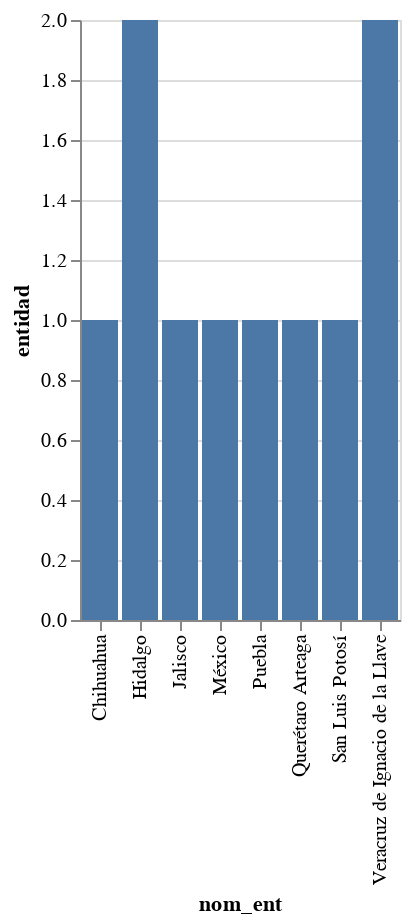

Notebook source saved alongside this figure:
### Markdown cell above
Solucion inciso b)    n=10, n=100, n=1000, n=5000, n =10000

### Code cell
muestra10 = dataframe.sample(n=10)
muestra10
m10 = muestra10.groupby('nom_ent').count()
m10.to_csv('m10.csv')
df10 = pd.read_csv('m10.csv')
alt.Chart(df10).mark_bar().encode(
    alt.X("nom_ent"),
    y='entidad',
)

### Figure 1 — Vega-Lite specification as saved in the notebook (floating-point values rounded to 4 significant figures)
{"config": {"view": {"continuousWidth": 400, "continuousHeight": 300}}, "data": {"name": "data-a44dc957e2b344b776b3d580ef71a954"}, "mark": "bar", "encoding": {"x": {"field": "nom_ent", "type": "nominal"}, "y": {"field": "entidad", "type": "quantitative"}}, "$schema": "https://vega.github.io/schema/vega-lite/v4.17.0.json", "datasets": {"data-a44dc957e2b344b776b3d580ef71a954": [{"nom_ent": "Chihuahua", "entidad": 1, "mun": 1, "nom_mun": 1, "loc": 1, "nom_loc": 1, "longitud": 1, "latitud": 1, "altitud": 1, "p_total": 1, "p_mas": 1, "p_fem": 1, "p_0a4_an": 1, "p_0a4_ma": 1, "p_0a4_fe": 1, "p_0a14_a": 1, "p_0a14_ma": 1, "p_0a14_fe": 1, "p_5_an": 1, "p_5ymas": 1, "p_5ymas_m": 1, "p_5ymas_f": 1, "p_6a11_an": 1, "p_6a14_an": 1, "p_6a14_m": 1, "p_6a14_f": 1, "p_12a14_an": 1, "p_12ymas": 1, "p_15ymas": 1, "p_15ymas_m": 1, "p_15ymas_f": 1, "p_15a24": 1, "p_f_15a49": 1, "p_15a59": 1, "p_15a59_m": 1, "p_15a59_f": 1, "p_18ymas": 1, "p_m_18ymas": 1, "p_f_18ymas": 1, "p_60ymas": 1, "p_m_60ymas": 1, "p_f_60ymas": 1, "p_65ymas": 1, "p_65ymas_m": 1, "p_65ymas_f": 1, "rel_h_m": 1, "prom_hnv": 1, "p_re2000": 1, "p_oe2000": 1, "p_m_oe2000": 1, "p_f_oe2000": 1, "p_eu2000": 1, "p_sinder": 1, "p_dere": 1, "p_imss": 1, "p_issste": 1, "p_segpop": 1, "p_8a14an": 1, "p_m_8a14an": 1, "p_f_8a14an": 1, "p_15maan": 1, "p_m_15maan": 1, "p_f_15maan": 1, "p_5_noae": 1, "p_m_5_noae": 1, "p_f_5_noae": 1, "p_6a11_noa": 1, "p6a14noa": 1, "pm_6a14noa": 1, "pf_6a14noa": 1, "p12a14_noa": 1, "p_15a24a": 1, "p_m_15a24a": 1, "p_f_15a24a": 1, "p15ymase": 1, "pm_15ymase": 1, "pf_15ymase": 1, "p15ym_ebin": 1, "pm15ymebin": 1, "pf15ymebin": 1, "p15ym_ebc": 1, "pm15ym_ebc": 1, "pf15ym_ebc": 1, "p15ymapb": 1, "pm_15ymapb": 1, "pf_15ymapb": 1, "graproes": 1, "gradoes_m": 1, "gradoes_f": 1, "p5ymahli": 1, "p5ymahli_m": 1, "p5ymahli_f": 1, "p5ymaline": 1, "pm5ymaline": 1, "pf5ymaline": 1, "p5ymalies": 1, "pmymalies": 1, "pfymalies": 1, "p_hog_ind": 1, "tot_hog": 1, "hogar_jm": 1, "hogar_jf": 1, "p_hogar": 1, "p_hog_jm": 1, "p_hog_jf": 1, "t_vivhab": 1, "vivparha": 1, "o_vivpar": 1, "pro_vipa": 1, "pro_c_vp": 1, "vph_pidt": 1, "vph_con_pt": 1, "vph_1dor": 1, "vph_2ymasd": 1, "vph_1cua": 1, "vph_2cua": 1, "vph_3ymasc": 1, "vph_excsa": 1, "vph_agdv": 1, "vph_noag": 1, "vph_dren": 1, "vph_nodren": 1, "vph_enel": 1, "vph_dree": 1, "vph_nade": 1, "vph_sbie": 1, "vph_tv": 1, "vph_refr": 1, "vph_lava": 1, "vph_pc": 1}, {"nom_ent": "Hidalgo", "entidad": 2, "mun": 2, "nom_mun": 2, "loc": 2, "nom_loc": 2, "longitud": 2, "latitud": 2, "altitud": 2, "p_total": 2, "p_mas": 2, "p_fem": 2, "p_0a4_an": 2, "p_0a4_ma": 2, "p_0a4_fe": 2, "p_0a14_a": 2, "p_0a14_ma": 2, "p_0a14_fe": 2, "p_5_an": 2, "p_5ymas": 2, "p_5ymas_m": 2, "p_5ymas_f": 2, "p_6a11_an": 2, "p_6a14_an": 2, "p_6a14_m": 2, "p_6a14_f": 2, "p_12a14_an": 2, "p_12ymas": 2, "p_15ymas": 2, "p_15ymas_m": 2, "p_15ymas_f": 2, "p_15a24": 2, "p_f_15a49": 2, "p_15a59": 2, "p_15a59_m": 2, "p_15a59_f": 2, "p_18ymas": 2, "p_m_18ymas": 2, "p_f_18ymas": 2, "p_60ymas": 2, "p_m_60ymas": 2, "p_f_60ymas": 2, "p_65ymas": 2, "p_65ymas_m": 2, "p_65ymas_f": 2, "rel_h_m": 2, "prom_hnv": 2, "p_re2000": 2, "p_oe2000": 2, "p_m_oe2000": 2, "p_f_oe2000": 2, "p_eu2000": 2, "p_sinder": 2, "p_dere": 2, "p_imss": 2, "p_issste": 2, "p_segpop": 2, "p_8a14an": 2, "p_m_8a14an": 2, "p_f_8a14an": 2, "p_15maan": 2, "p_m_15maan": 2, "p_f_15maan": 2, "p_5_noae": 2, "p_m_5_noae": 2, "p_f_5_noae": 2, "p_6a11_noa": 2, "p6a14noa": 2, "pm_6a14noa": 2, "pf_6a14noa": 2, "p12a14_noa": 2, "p_15a24a": 2, "p_m_15a24a": 2, "p_f_15a24a": 2, "p15ymase": 2, "pm_15ymase": 2, "pf_15ymase": 2, "p15ym_ebin": 2, "pm15ymebin": 2, "pf15ymebin": 2, "p15ym_ebc": 2, "pm15ym_ebc": 2, "pf15ym_ebc": 2, "p15ymapb": 2, "pm_15ymapb": 2, "pf_15ymapb": 2, "graproes": 2, "gradoes_m": 2, "gradoes_f": 2, "p5ymahli": 2, "p5ymahli_m": 2, "p5ymahli_f": 2, "p5ymaline": 2, "pm5ymaline": 2, "pf5ymaline": 2, "p5ymalies": 2, "pmymalies": 2, "pfymalies": 2, "p_hog_ind": 2, "tot_hog": 2, "hogar_jm": 2, "hogar_jf": 2, "p_hogar": 2, "p_hog_jm": 2, "p_hog_jf": 2, "t_vivhab": 2, "vivparha": 2, "o_vivpar": 2, "pro_vipa": 2, "pro_c_vp": 2, "vph_pidt": 2, "vph_con_pt": 2, "vph_1dor": 2, "vph_2ymasd": 2, "vph_1cua": 2, "vph_2cua": 2, "vph_3ymasc": 2, "vph_excsa": 2, "vph_agdv": 2, "vph_noag": 2, "vph_dren": 2, "vph_nodren": 2, "vph_enel": 2, "vph_dree": 2, "vph_nade": 2, "vph_sbie": 2, "vph_tv": 2, "vph_refr": 2, "vph_lava": 2, "vph_pc": 2}, {"nom_ent": "Jalisco", "entidad": 1, "mun": 1, "nom_mun": 1, "loc": 1, "nom_loc": 1, "longitud": 1, "latitud": 1, "altitud": 1, "p_total": 1, "p_mas": 1, "p_fem": 1, "p_0a4_an": 1, "p_0a4_ma": 1, "p_0a4_fe": 1, "p_0a14_a": 1, "p_0a14_ma": 1, "p_0a14_fe": 1, "p_5_an": 1, "p_5ymas": 1, "p_5ymas_m": 1, "p_5ymas_f": 1, "p_6a11_an": 1, "p_6a14_an": 1, "p_6a14_m": 1, "p_6a14_f": 1, "p_12a14_an": 1, "p_12ymas": 1, "p_15ymas": 1, "p_15ymas_m": 1, "p_15ymas_f": 1, "p_15a24": 1, "p_f_15a49": 1, "p_15a59": 1, "p_15a59_m": 1, "p_15a59_f": 1, "p_18ymas": 1, "p_m_18ymas": 1, "p_f_18ymas": 1, "p_60ymas": 1, "p_m_60ymas": 1, "p_f_60ymas": 1, "p_65ymas": 1, "p_65ymas_m": 1, "p_65ymas_f": 1, "rel_h_m": 1, "prom_hnv": 1, "p_re2000": 1, "p_oe2000": 1, "p_m_oe2000": 1, "p_f_oe2000": 1, "p_eu2000": 1, "p_sinder": 1, "p_dere": 1, "p_imss": 1, "p_issste": 1, "p_segpop": 1, "p_8a14an": 1, "p_m_8a14an": 1, "p_f_8a14an": 1, "p_15maan": 1, "p_m_15maan": 1, "p_f_15maan": 1, "p_5_noae": 1, "p_m_5_noae": 1, "p_f_5_noae": 1, "p_6a11_noa": 1, "p6a14noa": 1, "pm_6a14noa": 1, "pf_6a14noa": 1, "p12a14_noa": 1, "p_15a24a": 1, "p_m_15a24a": 1, "p_f_15a24a": 1, "p15ymase": 1, "pm_15ymase": 1, "pf_15ymase": 1, "p15ym_ebin": 1, "pm15ymebin": 1, "pf15ymebin": 1, "p15ym_ebc": 1, "pm15ym_ebc": 1, "pf15ym_ebc": 1, "p15ymapb": 1, "pm_15ymapb": 1, "pf_15ymapb": 1, "graproes": 1, "gradoes_m": 1, "gradoes_f": 1, "p5ymahli": 1, "p5ymahli_m": 1, "p5ymahli_f": 1, "p5ymaline": 1, "pm5ymaline": 1, "pf5ymaline": 1, "p5ymalies": 1, "pmymalies": 1, "pfymalies": 1, "p_hog_ind": 1, "tot_hog": 1, "hogar_jm": 1, "hogar_jf": 1, "p_hogar": 1, "p_hog_jm": 1, "p_hog_jf": 1, "t_vivhab": 1, "vivparha": 1, "o_vivpar": 1, "pro_vipa": 1, "pro_c_vp": 1, "vph_pidt": 1, "vph_con_pt": 1, "vph_1dor": 1, "vph_2ymasd": 1, "vph_1cua": 1, "vph_2cua": 1, "vph_3ymasc": 1, "vph_excsa": 1, "vph_agdv": 1, "vph_noag": 1, "vph_dren": 1, "vph_nodren": 1, "vph_enel": 1, "vph_dree": 1, "vph_nade": 1, "vph_sbie": 1, "vph_tv": 1, "vph_refr": 1, "vph_lava": 1, "vph_pc": 1}, {"nom_ent": "México", "entidad": 1, "mun": 1, "nom_mun": 1, "loc": 1, "nom_loc": 1, "longitud": 1, "latitud": 1, "altitud": 1, "p_total": 1, "p_mas": 1, "p_fem": 1, "p_0a4_an": 1, "p_0a4_ma": 1, "p_0a4_fe": 1, "p_0a14_a": 1, "p_0a14_ma": 1, "p_0a14_fe": 1, "p_5_an": 1, "p_5ymas": 1, "p_5ymas_m": 1, "p_5ymas_f": 1, "p_6a11_an": 1, "p_6a14_an": 1, "p_6a14_m": 1, "p_6a14_f": 1, "p_12a14_an": 1, "p_12ymas": 1, "p_15ymas": 1, "p_15ymas_m": 1, "p_15ymas_f": 1, "p_15a24": 1, "p_f_15a49": 1, "p_15a59": 1, "p_15a59_m": 1, "p_15a59_f": 1, "p_18ymas": 1, "p_m_18ymas": 1, "p_f_18ymas": 1, "p_60ymas": 1, "p_m_60ymas": 1, "p_f_60ymas": 1, "p_65ymas": 1, "p_65ymas_m": 1, "p_65ymas_f": 1, "rel_h_m": 1, "prom_hnv": 1, "p_re2000": 1, "p_oe2000": 1, "p_m_oe2000": 1, "p_f_oe2000": 1, "p_eu2000": 1, "p_sinder": 1, "p_dere": 1, "p_imss": 1, "p_issste": 1, "p_segpop": 1, "p_8a14an": 1, "p_m_8a14an": 1, "p_f_8a14an": 1, "p_15maan": 1, "p_m_15maan": 1, "p_f_15maan": 1, "p_5_noae": 1, "p_m_5_noae": 1, "p_f_5_noae": 1, "p_6a11_noa": 1, "p6a14noa": 1, "pm_6a14noa": 1, "pf_6a14noa": 1, "p12a14_noa": 1, "p_15a24a": 1, "p_m_15a24a": 1, "p_f_15a24a": 1, "p15ymase": 1, "pm_15ymase": 1, "pf_15ymase": 1, "p15ym_ebin": 1, "pm15ymebin": 1, "pf15ymebin": 1, "p15ym_ebc": 1, "pm15ym_ebc": 1, "pf15ym_ebc": 1, "p15ymapb": 1, "pm_15ymapb": 1, "pf_15ymapb": 1, "graproes": 1, "gradoes_m": 1, "gradoes_f": 1, "p5ymahli": 1, "p5ymahli_m": 1, "p5ymahli_f": 1, "p5ymaline": 1, "pm5ymaline": 1, "pf5ymaline": 1, "p5ymalies": 1, "pmymalies": 1, "pfymalies": 1, "p_hog_ind": 1, "tot_hog": 1, "hogar_jm": 1, "hogar_jf": 1, "p_hogar": 1, "p_hog_jm": 1, "p_hog_jf": 1, "t_vivhab": 1, "vivparha": 1, "o_vivpar": 1, "pro_vipa": 1, "pro_c_vp": 1, "vph_pidt": 1, "vph_con_pt": 1, "vph_1dor": 1, "vph_2ymasd": 1, "vph_1cua": 1, "vph_2cua": 1, "vph_3ymasc": 1, "vph_excsa": 1, "vph_agdv": 1, "vph_noag": 1, "vph_dren": 1, "vph_nodren": 1, "vph_enel": 1, "vph_dree": 1, "vph_nade": 1, "vph_sbie": 1, "vph_tv": 1, "vph_refr": 1, "vph_lava": 1, "vph_pc": 1}, {"nom_ent": "Puebla", "entidad": 1, "mun": 1, "nom_mun": 1, "loc": 1, "nom_loc": 1, "longitud": 1, "latitud": 1, "altitud": 1, "p_total": 1, "p_mas": 1, "p_fem": 1, "p_0a4_an": 1, "p_0a4_ma": 1, "p_0a4_fe": 1, "p_0a14_a": 1, "p_0a14_ma": 1, "p_0a14_fe": 1, "p_5_an": 1, "p_5ymas": 1, "p_5ymas_m": 1, "p_5ymas_f": 1, "p_6a11_an": 1, "p_6a14_an": 1, "p_6a14_m": 1, "p_6a14_f": 1, "p_12a14_an": 1, "p_12ymas": 1, "p_15ymas": 1, "p_15ymas_m": 1, "p_15ymas_f": 1, "p_15a24": 1, "p_f_15a49": 1, "p_15a59": 1, "p_15a59_m": 1, "p_15a59_f": 1, "p_18ymas": 1, "p_m_18ymas": 1, "p_f_18ymas": 1, "p_60ymas": 1, "p_m_60ymas": 1, "p_f_60ymas": 1, "p_65ymas": 1, "p_65ymas_m": 1, "p_65ymas_f": 1, "rel_h_m": 1, "prom_hnv": 1, "p_re2000": 1, "p_oe2000": 1, "p_m_oe2000": 1, "p_f_oe2000": 1, "p_eu2000": 1, "p_sinder": 1, "p_dere": 1, "p_imss": 1, "p_issste": 1, "p_segpop": 1, "p_8a14an": 1, "p_m_8a14an": 1, "p_f_8a14an": 1, "p_15maan": 1, "p_m_15maan": 1, "p_f_15maan": 1, "p_5_noae": 1, "p_m_5_noae": 1, "p_f_5_noae": 1, "p_6a11_noa": 1, "p6a14noa": 1, "pm_6a14noa": 1, "pf_6a14noa": 1, "p12a14_noa": 1, "p_15a24a": 1, "p_m_15a24a": 1, "p_f_15a24a": 1, "p15ymase": 1, "pm_15ymase": 1, "pf_15ymase": 1, "p15ym_ebin": 1, "pm15ymebin": 1, "pf15ymebin": 1, "p15ym_ebc": 1, "pm15ym_ebc": 1, "pf15ym_ebc": 1, "p15ymapb": 1, "pm_15ymapb": 1, "pf_15ymapb": 1, "graproes": 1, "gradoes_m": 1, "gradoes_f": 1, "p5ymahli": 1, "p5ymahli_m": 1, "p5ymahli_f": 1, "p5ymaline": 1, "pm5ymaline": 1, "pf5ymaline": 1, "p5ymalies": 1, "pmymalies": 1, "pfymalies": 1, "p_hog_ind": 1, "tot_hog": 1, "hogar_jm": 1, "hogar_jf": 1, "p_hogar": 1, "p_hog_jm": 1, "p_hog_jf": 1, "t_vivhab": 1, "vivparha": 1, "o_vivpar": 1, "pro_vipa": 1, "pro_c_vp": 1, "vph_pidt": 1, "vph_con_pt": 1, "vph_1dor": 1, "vph_2ymasd": 1, "vph_1cua": 1, "vph_2cua": 1, "vph_3ymasc": 1, "vph_excsa": 1, "vph_agdv": 1, "vph_noag": 1, "vph_dren": 1, "vph_nodren": 1, "vph_enel": 1, "vph_dree": 1, "vph_nade": 1, "vph_sbie": 1, "vph_tv": 1, "vph_refr": 1, "vph_lava": 1, "vph_pc": 1}, {"nom_ent": "Querétaro Arteaga", "entidad": 1, "mun": 1, "nom_mun": 1, "loc": 1, "nom_loc": 1, "longitud": 1, "latitud": 1, "altitud": 1, "p_total": 1, "p_mas": 1, "p_fem": 1, "p_0a4_an": 1, "p_0a4_ma": 1, "p_0a4_fe": 1, "p_0a14_a": 1, "p_0a14_ma": 1, "p_0a14_fe": 1, "p_5_an": 1, "p_5ymas": 1, "p_5ymas_m": 1, "p_5ymas_f": 1, "p_6a11_an": 1, "p_6a14_an": 1, "p_6a14_m": 1, "p_6a14_f": 1, "p_12a14_an": 1, "p_12ymas": 1, "p_15ymas": 1, "p_15ymas_m": 1, "p_15ymas_f": 1, "p_15a24": 1, "p_f_15a49": 1, "p_15a59": 1, "p_15a59_m": 1, "p_15a59_f": 1, "p_18ymas": 1, "p_m_18ymas": 1, "p_f_18ymas": 1, "p_60ymas": 1, "p_m_60ymas": 1, "p_f_60ymas": 1, "p_65ymas": 1, "p_65ymas_m": 1, "p_65ymas_f": 1, "rel_h_m": 1, "prom_hnv": 1, "p_re2000": 1, "p_oe2000": 1, "p_m_oe2000": 1, "p_f_oe2000": 1, "p_eu2000": 1, "p_sinder": 1, "p_dere": 1, "p_imss": 1, "p_issste": 1, "p_segpop": 1, "p_8a14an": 1, "p_m_8a14an": 1, "p_f_8a14an": 1, "p_15maan": 1, "p_m_15maan": 1, "p_f_15maan": 1, "p_5_noae": 1, "p_m_5_noae": 1, "p_f_5_noae": 1, "p_6a11_noa": 1, "p6a14noa": 1, "pm_6a14noa": 1, "pf_6a14noa": 1, "p12a14_noa": 1, "p_15a24a": 1, "p_m_15a24a": 1, "p_f_15a24a": 1, "p15ymase": 1, "pm_15ymase": 1, "pf_15ymase": 1, "p15ym_ebin": 1, "pm15ymebin": 1, "pf15ymebin": 1, "p15ym_ebc": 1, "pm15ym_ebc": 1, "pf15ym_ebc": 1, "p15ymapb": 1, "pm_15ymapb": 1, "pf_15ymapb": 1, "graproes": 1, "gradoes_m": 1, "gradoes_f": 1, "p5ymahli": 1, "p5ymahli_m": 1, "p5ymahli_f": 1, "p5ymaline": 1, "pm5ymaline": 1, "pf5ymaline": 1, "p5ymalies": 1, "pmymalies": 1, "pfymalies": 1, "p_hog_ind": 1, "tot_hog": 1, "hogar_jm": 1, "hogar_jf": 1, "p_hogar": 1, "p_hog_jm": 1, "p_hog_jf": 1, "t_vivhab": 1, "vivparha": 1, "o_vivpar": 1, "pro_vipa": 1, "pro_c_vp": 1, "vph_pidt": 1, "vph_con_pt": 1, "vph_1dor": 1, "vph_2ymasd": 1, "vph_1cua": 1, "vph_2cua": 1, "vph_3ymasc": 1, "vph_excsa": 1, "vph_agdv": 1, "vph_noag": 1, "vph_dren": 1, "vph_nodren": 1, "vph_enel": 1, "vph_dree": 1, "vph_nade": 1, "vph_sbie": 1, "vph_tv": 1, "vph_refr": 1, "vph_lava": 1, "vph_pc": 1}, {"nom_ent": "San Luis Potosí", "entidad": 1, "mun": 1, "nom_mun": 1, "loc": 1, "nom_loc": 1, "longitud": 1, "latitud": 1, "altitud": 1, "p_total": 1, "p_mas": 1, "p_fem": 1, "p_0a4_an": 1, "p_0a4_ma": 1, "p_0a4_fe": 1, "p_0a14_a": 1, "p_0a14_ma": 1, "p_0a14_fe": 1, "p_5_an": 1, "p_5ymas": 1, "p_5ymas_m": 1, "p_5ymas_f": 1, "p_6a11_an": 1, "p_6a14_an": 1, "p_6a14_m": 1, "p_6a14_f": 1, "p_12a14_an": 1, "p_12ymas": 1, "p_15ymas": 1, "p_15ymas_m": 1, "p_15ymas_f": 1, "p_15a24": 1, "p_f_15a49": 1, "p_15a59": 1, "p_15a59_m": 1, "p_15a59_f": 1, "p_18ymas": 1, "p_m_18ymas": 1, "p_f_18ymas": 1, "p_60ymas": 1, "p_m_60ymas": 1, "p_f_60ymas": 1, "p_65ymas": 1, "p_65ymas_m": 1, "p_65ymas_f": 1, "rel_h_m": 1, "prom_hnv": 1, "p_re2000": 1, "p_oe2000": 1, "p_m_oe2000": 1, "p_f_oe2000": 1, "p_eu2000": 1, "p_sinder": 1, "p_dere": 1, "p_imss": 1, "p_issste": 1, "p_segpop": 1, "p_8a14an": 1, "p_m_8a14an": 1, "p_f_8a14an": 1, "p_15maan": 1, "p_m_15maan": 1, "p_f_15maan": 1, "p_5_noae": 1, "p_m_5_noae": 1, "p_f_5_noae": 1, "p_6a11_noa": 1, "p6a14noa": 1, "pm_6a14noa": 1, "pf_6a14noa": 1, "p12a14_noa": 1, "p_15a24a": 1, "p_m_15a24a": 1, "p_f_15a24a": 1, "p15ymase": 1, "pm_15ymase": 1, "pf_15ymase": 1, "p15ym_ebin": 1, "pm15ymebin": 1, "pf15ymebin": 1, "p15ym_ebc": 1, "pm15ym_ebc": 1, "pf15ym_ebc": 1, "p15ymapb": 1, "pm_15ymapb": 1, "pf_15ymapb": 1, "graproes": 1, "gradoes_m": 1, "gradoes_f": 1, "p5ymahli": 1, "p5ymahli_m": 1, "p5ymahli_f": 1, "p5ymaline": 1, "pm5ymaline": 1, "pf5ymaline": 1, "p5ymalies": 1, "pmymalies": 1, "pfymalies": 1, "p_hog_ind": 1, "tot_hog": 1, "hogar_jm": 1, "hogar_jf": 1, "p_hogar": 1, "p_hog_jm": 1, "p_hog_jf": 1, "t_vivhab": 1, "vivparha": 1, "o_vivpar": 1, "pro_vipa": 1, "pro_c_vp": 1, "vph_pidt": 1, "vph_con_pt": 1, "vph_1dor": 1, "vph_2ymasd": 1, "vph_1cua": 1, "vph_2cua": 1, "vph_3ymasc": 1, "vph_excsa": 1, "vph_agdv": 1, "vph_noag": 1, "vph_dren": 1, "vph_nodren": 1, "vph_enel": 1, "vph_dree": 1, "vph_nade": 1, "vph_sbie": 1, "vph_tv": 1, "vph_refr": 1, "vph_lava": 1, "vph_pc": 1}, {"nom_ent": "Veracruz de Ignacio de la Llave", "entidad": 2, "mun": 2, "nom_mun": 2, "loc": 2, "nom_loc": 2, "longitud": 2, "latitud": 2, "altitud": 2, "p_total": 2, "p_mas": 2, "p_fem": 2, "p_0a4_an": 2, "p_0a4_ma": 2, "p_0a4_fe": 2, "p_0a14_a": 2, "p_0a14_ma": 2, "p_0a14_fe": 2, "p_5_an": 2, "p_5ymas": 2, "p_5ymas_m": 2, "p_5ymas_f": 2, "p_6a11_an": 2, "p_6a14_an": 2, "p_6a14_m": 2, "p_6a14_f": 2, "p_12a14_an": 2, "p_12ymas": 2, "p_15ymas": 2, "p_15ymas_m": 2, "p_15ymas_f": 2, "p_15a24": 2, "p_f_15a49": 2, "p_15a59": 2, "p_15a59_m": 2, "p_15a59_f": 2, "p_18ymas": 2, "p_m_18ymas": 2, "p_f_18ymas": 2, "p_60ymas": 2, "p_m_60ymas": 2, "p_f_60ymas": 2, "p_65ymas": 2, "p_65ymas_m": 2, "p_65ymas_f": 2, "rel_h_m": 2, "prom_hnv": 2, "p_re2000": 2, "p_oe2000": 2, "p_m_oe2000": 2, "p_f_oe2000": 2, "p_eu2000": 2, "p_sinder": 2, "p_dere": 2, "p_imss": 2, "p_issste": 2, "p_segpop": 2, "p_8a14an": 2, "p_m_8a14an": 2, "p_f_8a14an": 2, "p_15maan": 2, "p_m_15maan": 2, "p_f_15maan": 2, "p_5_noae": 2, "p_m_5_noae": 2, "p_f_5_noae": 2, "p_6a11_noa": 2, "p6a14noa": 2, "pm_6a14noa": 2, "pf_6a14noa": 2, "p12a14_noa": 2, "p_15a24a": 2, "p_m_15a24a": 2, "p_f_15a24a": 2, "p15ymase": 2, "pm_15ymase": 2, "pf_15ymase": 2, "p15ym_ebin": 2, "pm15ymebin": 2, "pf15ymebin": 2, "p15ym_ebc": 2, "pm15ym_ebc": 2, "pf15ym_ebc": 2, "p15ymapb": 2, "pm_15ymapb": 2, "pf_15ymapb": 2, "graproes": 2, "gradoes_m": 2, "gradoes_f": 2, "p5ymahli": 2, "p5ymahli_m": 2, "p5ymahli_f": 2, "p5ymaline": 2, "pm5ymaline": 2, "pf5ymaline": 2, "p5ymalies": 2, "pmymalies": 2, "pfymalies": 2, "p_hog_ind": 2, "tot_hog": 2, "hogar_jm": 2, "hogar_jf": 2, "p_hogar": 2, "p_hog_jm": 2, "p_hog_jf": 2, "t_vivhab": 2, "vivparha": 2, "o_vivpar": 2, "pro_vipa": 2, "pro_c_vp": 2, "vph_pidt": 2, "vph_con_pt": 2, "vph_1dor": 2, "vph_2ymasd": 2, "vph_1cua": 2, "vph_2cua": 2, "vph_3ymasc": 2, "vph_excsa": 2, "vph_agdv": 2, "vph_noag": 2, "vph_dren": 2, "vph_nodren": 2, "vph_enel": 2, "vph_dree": 2, "vph_nade": 2, "vph_sbie": 2, "vph_tv": 2, "vph_refr": 2, "vph_lava": 2, "vph_pc": 2}]}}
